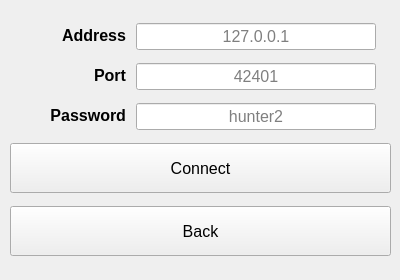
<?xml version="1.0" encoding="UTF-8"?>
<ui version="4.0">
 <class>ClientStart</class>
 <widget class="QWidget" name="ClientStart">
  <property name="geometry">
   <rect>
    <x>0</x>
    <y>0</y>
    <width>400</width>
    <height>280</height>
   </rect>
  </property>
  <property name="sizePolicy">
   <sizepolicy hsizetype="Fixed" vsizetype="Fixed">
    <horstretch>0</horstretch>
    <verstretch>0</verstretch>
   </sizepolicy>
  </property>
  <property name="minimumSize">
   <size>
    <width>400</width>
    <height>280</height>
   </size>
  </property>
  <property name="windowTitle">
   <string>IshtarSync</string>
  </property>
  <property name="styleSheet">
   <string notr="true">QWidget {
	font: 12pt &quot;Arial&quot;;
}
QLabel {
	font: bold 12pt &quot;Arial&quot;;
}</string>
  </property>
  <widget class="QWidget" name="verticalLayoutWidget_2">
   <property name="geometry">
    <rect>
     <x>10</x>
     <y>10</y>
     <width>381</width>
     <height>261</height>
    </rect>
   </property>
   <layout class="QVBoxLayout" name="client_start_layout">
    <property name="spacing">
     <number>0</number>
    </property>
    <property name="sizeConstraint">
     <enum>QLayout::SetMinimumSize</enum>
    </property>
    <property name="topMargin">
     <number>0</number>
    </property>
    <property name="bottomMargin">
     <number>0</number>
    </property>
    <item>
     <layout class="QHBoxLayout" name="address_layout">
      <property name="spacing">
       <number>10</number>
      </property>
      <property name="topMargin">
       <number>0</number>
      </property>
      <property name="rightMargin">
       <number>15</number>
      </property>
      <item>
       <widget class="QLabel" name="address_label">
        <property name="maximumSize">
         <size>
          <width>16777215</width>
          <height>20</height>
         </size>
        </property>
        <property name="font">
         <font>
          <family>Arial</family>
          <pointsize>12</pointsize>
          <weight>75</weight>
          <italic>false</italic>
          <bold>true</bold>
         </font>
        </property>
        <property name="text">
         <string>&lt;html&gt;&lt;head/&gt;&lt;body&gt;&lt;p&gt;Address&lt;/p&gt;&lt;/body&gt;&lt;/html&gt;</string>
        </property>
        <property name="alignment">
         <set>Qt::AlignRight|Qt::AlignTrailing|Qt::AlignVCenter</set>
        </property>
       </widget>
      </item>
      <item alignment="Qt::AlignHCenter">
       <widget class="QLineEdit" name="address">
        <property name="sizePolicy">
         <sizepolicy hsizetype="Fixed" vsizetype="Fixed">
          <horstretch>0</horstretch>
          <verstretch>0</verstretch>
         </sizepolicy>
        </property>
        <property name="minimumSize">
         <size>
          <width>240</width>
          <height>0</height>
         </size>
        </property>
        <property name="baseSize">
         <size>
          <width>0</width>
          <height>0</height>
         </size>
        </property>
        <property name="font">
         <font>
          <family>Arial</family>
          <pointsize>12</pointsize>
          <weight>50</weight>
          <italic>false</italic>
          <bold>false</bold>
         </font>
        </property>
        <property name="text">
         <string/>
        </property>
        <property name="maxLength">
         <number>2000</number>
        </property>
        <property name="alignment">
         <set>Qt::AlignCenter</set>
        </property>
        <property name="placeholderText">
         <string>127.0.0.1</string>
        </property>
       </widget>
      </item>
     </layout>
    </item>
    <item>
     <layout class="QHBoxLayout" name="port_layout">
      <property name="spacing">
       <number>10</number>
      </property>
      <property name="topMargin">
       <number>0</number>
      </property>
      <property name="rightMargin">
       <number>15</number>
      </property>
      <item>
       <widget class="QLabel" name="port_label">
        <property name="maximumSize">
         <size>
          <width>16777215</width>
          <height>20</height>
         </size>
        </property>
        <property name="font">
         <font>
          <family>Arial</family>
          <pointsize>12</pointsize>
          <weight>75</weight>
          <italic>false</italic>
          <bold>true</bold>
         </font>
        </property>
        <property name="text">
         <string>&lt;html&gt;&lt;head/&gt;&lt;body&gt;&lt;p&gt;Port&lt;/p&gt;&lt;/body&gt;&lt;/html&gt;</string>
        </property>
        <property name="alignment">
         <set>Qt::AlignRight|Qt::AlignTrailing|Qt::AlignVCenter</set>
        </property>
        <property name="wordWrap">
         <bool>false</bool>
        </property>
       </widget>
      </item>
      <item alignment="Qt::AlignHCenter">
       <widget class="QLineEdit" name="port">
        <property name="sizePolicy">
         <sizepolicy hsizetype="Fixed" vsizetype="Fixed">
          <horstretch>0</horstretch>
          <verstretch>0</verstretch>
         </sizepolicy>
        </property>
        <property name="minimumSize">
         <size>
          <width>240</width>
          <height>0</height>
         </size>
        </property>
        <property name="baseSize">
         <size>
          <width>0</width>
          <height>0</height>
         </size>
        </property>
        <property name="font">
         <font>
          <family>Arial</family>
          <pointsize>12</pointsize>
          <weight>50</weight>
          <italic>false</italic>
          <bold>false</bold>
         </font>
        </property>
        <property name="toolTip">
         <string>The port number for the server. [1-65535]</string>
        </property>
        <property name="text">
         <string/>
        </property>
        <property name="maxLength">
         <number>5</number>
        </property>
        <property name="alignment">
         <set>Qt::AlignCenter</set>
        </property>
        <property name="placeholderText">
         <string>42401</string>
        </property>
       </widget>
      </item>
     </layout>
    </item>
    <item>
     <layout class="QHBoxLayout" name="password_layout">
      <property name="spacing">
       <number>10</number>
      </property>
      <property name="topMargin">
       <number>0</number>
      </property>
      <property name="rightMargin">
       <number>15</number>
      </property>
      <item>
       <widget class="QLabel" name="password_label">
        <property name="maximumSize">
         <size>
          <width>16777215</width>
          <height>20</height>
         </size>
        </property>
        <property name="font">
         <font>
          <family>Arial</family>
          <pointsize>12</pointsize>
          <weight>75</weight>
          <italic>false</italic>
          <bold>true</bold>
         </font>
        </property>
        <property name="text">
         <string>&lt;html&gt;&lt;head/&gt;&lt;body&gt;&lt;p&gt;Password&lt;/p&gt;&lt;/body&gt;&lt;/html&gt;</string>
        </property>
        <property name="alignment">
         <set>Qt::AlignRight|Qt::AlignTrailing|Qt::AlignVCenter</set>
        </property>
       </widget>
      </item>
      <item alignment="Qt::AlignHCenter">
       <widget class="QLineEdit" name="password">
        <property name="sizePolicy">
         <sizepolicy hsizetype="Fixed" vsizetype="Fixed">
          <horstretch>0</horstretch>
          <verstretch>0</verstretch>
         </sizepolicy>
        </property>
        <property name="minimumSize">
         <size>
          <width>240</width>
          <height>0</height>
         </size>
        </property>
        <property name="baseSize">
         <size>
          <width>0</width>
          <height>0</height>
         </size>
        </property>
        <property name="font">
         <font>
          <family>Arial</family>
          <pointsize>12</pointsize>
          <weight>50</weight>
          <italic>false</italic>
          <bold>false</bold>
         </font>
        </property>
        <property name="text">
         <string/>
        </property>
        <property name="maxLength">
         <number>25</number>
        </property>
        <property name="echoMode">
         <enum>QLineEdit::Password</enum>
        </property>
        <property name="alignment">
         <set>Qt::AlignCenter</set>
        </property>
        <property name="placeholderText">
         <string>hunter2</string>
        </property>
       </widget>
      </item>
     </layout>
    </item>
    <item>
     <widget class="QPushButton" name="connect">
      <property name="minimumSize">
       <size>
        <width>0</width>
        <height>50</height>
       </size>
      </property>
      <property name="font">
       <font>
        <family>Arial</family>
        <pointsize>12</pointsize>
        <weight>50</weight>
        <italic>false</italic>
        <bold>false</bold>
       </font>
      </property>
      <property name="text">
       <string>Connect</string>
      </property>
     </widget>
    </item>
    <item>
     <widget class="QPushButton" name="back">
      <property name="minimumSize">
       <size>
        <width>0</width>
        <height>50</height>
       </size>
      </property>
      <property name="font">
       <font>
        <family>Arial</family>
        <pointsize>12</pointsize>
        <weight>50</weight>
        <italic>false</italic>
        <bold>false</bold>
       </font>
      </property>
      <property name="text">
       <string>Back</string>
      </property>
     </widget>
    </item>
   </layout>
  </widget>
 </widget>
 <resources/>
 <connections/>
</ui>
